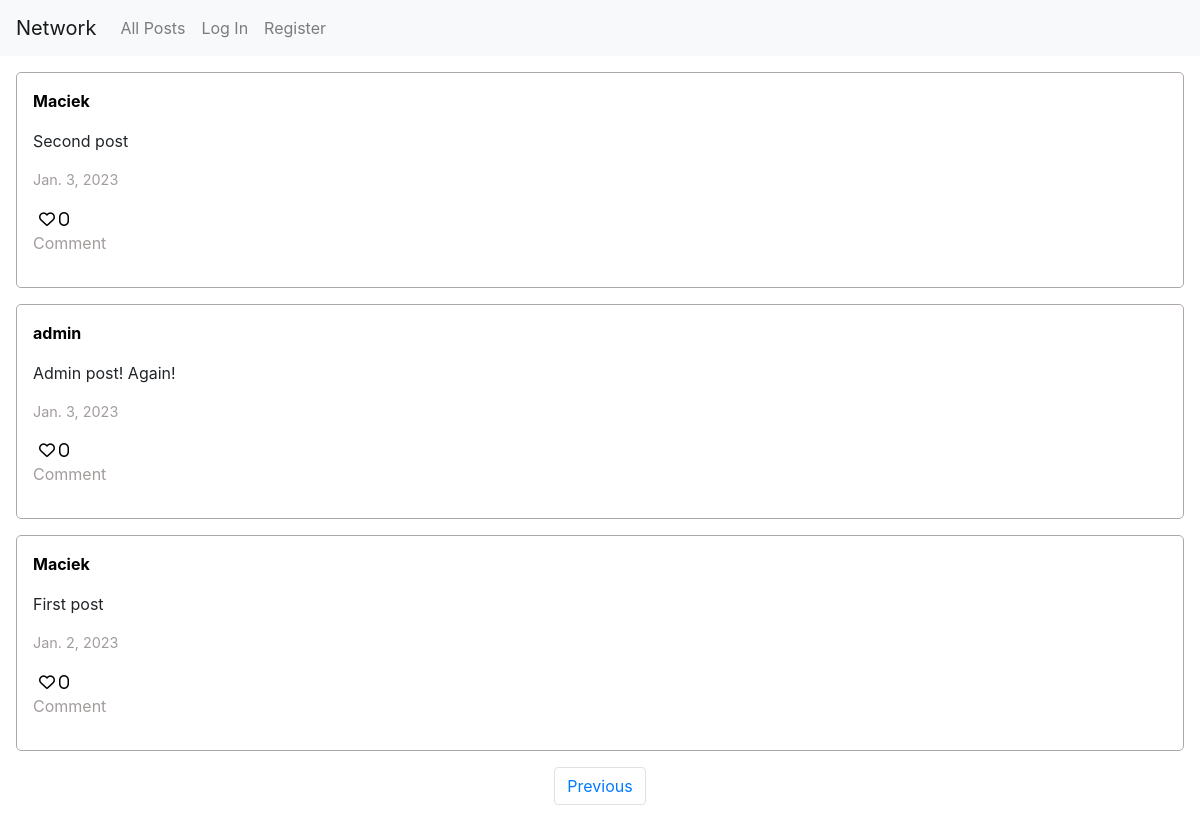
Screenshot of /?page=2 with the database file from the repository.
### network/models.py (models this page shows, shortened)
class Post(models.Model):
    author = models.ForeignKey(User, on_delete=models.CASCADE)
    text = models.CharField(max_length=100)
    date = models.DateField(auto_now_add=True)
    likes = models.IntegerField(default=0)

class User(AbstractUser):
    pass

### network/views.py (the view)
# urls.py: path("", views.index, name="index"),
def index(request):
    posts = Post.objects.all().order_by('-date')
    paginator = Paginator(posts, 5)
    page_number = request.GET.get('page')
    posts_of_the_page = paginator.get_page(page_number)
    liked_posts_arr = []
    if request.user.is_authenticated:
        liked_posts_arr = liked_posts(request.user)
    return render(request, "network/index.html", {
        "posts": posts,
        "posts_of_the_page":posts_of_the_page,
        "liked_posts": liked_posts_arr
        })

### network/templates/network/index.html (shortened to what this page needs)
{% extends "network/layout.html" %}
{% block body %}
    {%if posts%}
        {%for post in posts_of_the_page%}
        <div id="post-{{post.id}}" class="post_container">
            <a class="user_link" href="{%url 'user' post.author.id%}"><p class="post_author">{{post.author}}</p></a>
            <p class="post_text">{{post.text}}</p>
            <p class="post_date">{{post.date}}</p>
            <button id="{{post.id}}" class = "likeBtn fa-heart {% if post in liked_posts%}fa-solid{%else%}fa-regular{%endif%}"> {{post.likes}}</button>
            <p class="post_comment">Comment</p>
        </div>
        {%endfor%}
    {%endif%}
    <nav aria-label="Page navigation">
        <ul class="pagination justify-content-center">
        {%if posts_of_the_page.has_previous%}
            <li class="page-item"><a class="page-link" href="?page={{ posts_of_the_page.previous_page_number }}">Previous</a></li>
        {%endif%}
        </ul>
      </nav>
{% endblock %}

### network/static/network/styles.css (style rules this page uses)
.post_container { padding: 1rem; border: 1px solid #aea7a7; border-radius: 5px; margin:1rem; }
.post_author { font-weight: bold; }
.post_date { font-size: .9rem; color: #a39c9c; }
.post_comment { color: #a39c9c; }
.likeBtn { background-color: transparent; border: none; }
.user_link, .user_link:hover { text-decoration: none; color: #000; }

### rows the page displays
Post: author "Maciek", text "Second post", date "Jan. 3, 2023", likes "0"
Post: author "admin", text "Admin post! Again!", date "Jan. 3, 2023", likes "0"
Post: author "Maciek", text "First post", date "Jan. 2, 2023", likes "0"
